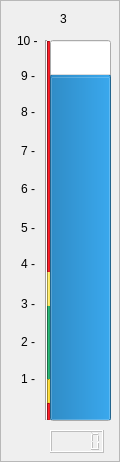
             <widget class="QFrame" name="frame_57">
              <property name="frameShape">
               <enum>QFrame::StyledPanel</enum>
              </property>
              <property name="frameShadow">
               <enum>QFrame::Raised</enum>
              </property>
              <widget class="QLCDNumber" name="lcdNumber_fuel_pressure_bar">
               <property name="enabled">
                <bool>false</bool>
               </property>
               <property name="geometry">
                <rect>
                 <x>50</x>
                 <y>430</y>
                 <width>54</width>
                 <height>23</height>
                </rect>
               </property>
               <property name="sizePolicy">
                <sizepolicy hsizetype="Fixed" vsizetype="Minimum">
                 <horstretch>0</horstretch>
                 <verstretch>0</verstretch>
                </sizepolicy>
               </property>
               <property name="maximumSize">
                <size>
                 <width>54</width>
                 <height>16777215</height>
                </size>
               </property>
               <property name="layoutDirection">
                <enum>Qt::LeftToRight</enum>
               </property>
              </widget>
              <widget class="Line" name="line_116">
               <property name="geometry">
                <rect>
                 <x>47</x>
                 <y>305</y>
                 <width>3</width>
                 <height>76</height>
                </rect>
               </property>
               <property name="minimumSize">
                <size>
                 <width>0</width>
                 <height>0</height>
                </size>
               </property>
               <property name="maximumSize">
                <size>
                 <width>5</width>
                 <height>16777215</height>
                </size>
               </property>
               <property name="styleSheet">
                <string notr="true">background-color: rgb(38, 162, 105);</string>
               </property>
               <property name="orientation">
                <enum>Qt::Vertical</enum>
               </property>
              </widget>
              <widget class="QProgressBar" name="fuel_pressure_bar">
               <property name="geometry">
                <rect>
                 <x>50</x>
                 <y>40</y>
                 <width>61</width>
                 <height>381</height>
                </rect>
               </property>
               <property name="styleSheet">
                <string notr="true"/>
               </property>
               <property name="maximum">
                <number>10</number>
               </property>
               <property name="value">
                <number>9</number>
               </property>
               <property name="textVisible">
                <bool>false</bool>
               </property>
               <property name="orientation">
                <enum>Qt::Vertical</enum>
               </property>
              </widget>
              <widget class="Line" name="line_117">
               <property name="geometry">
                <rect>
                 <x>45</x>
                 <y>40</y>
                 <width>2</width>
                 <height>380</height>
                </rect>
               </property>
               <property name="orientation">
                <enum>Qt::Vertical</enum>
               </property>
              </widget>
              <widget class="QLabel" name="label_405">
               <property name="geometry">
                <rect>
                 <x>21</x>
                 <y>371</y>
                 <width>24</width>
                 <height>16</height>
                </rect>
               </property>
               <property name="text">
                <string>1 -</string>
               </property>
              </widget>
              <widget class="Line" name="line_118">
               <property name="geometry">
                <rect>
                 <x>47</x>
                 <y>271</y>
                 <width>3</width>
                 <height>35</height>
                </rect>
               </property>
               <property name="minimumSize">
                <size>
                 <width>0</width>
                 <height>0</height>
                </size>
               </property>
               <property name="maximumSize">
                <size>
                 <width>5</width>
                 <height>16777215</height>
                </size>
               </property>
               <property name="styleSheet">
                <string notr="true">background-color: rgb(248, 228, 92);</string>
               </property>
               <property name="orientation">
                <enum>Qt::Vertical</enum>
               </property>
              </widget>
              <widget class="Line" name="line_119">
               <property name="geometry">
                <rect>
                 <x>47</x>
                 <y>41</y>
                 <width>3</width>
                 <height>231</height>
                </rect>
               </property>
               <property name="minimumSize">
                <size>
                 <width>0</width>
                 <height>0</height>
                </size>
               </property>
               <property name="maximumSize">
                <size>
                 <width>5</width>
                 <height>16777215</height>
                </size>
               </property>
               <property name="styleSheet">
                <string notr="true">background-color: rgb(224, 27, 36);</string>
               </property>
               <property name="orientation">
                <enum>Qt::Vertical</enum>
               </property>
              </widget>
              <widget class="QLabel" name="label_406">
               <property name="geometry">
                <rect>
                 <x>60</x>
                 <y>10</y>
                 <width>17</width>
                 <height>17</height>
                </rect>
               </property>
               <property name="text">
                <string>3</string>
               </property>
              </widget>
              <widget class="QLabel" name="label_407">
               <property name="geometry">
                <rect>
                 <x>21</x>
                 <y>334</y>
                 <width>24</width>
                 <height>16</height>
                </rect>
               </property>
               <property name="text">
                <string>2 -</string>
               </property>
              </widget>
              <widget class="QLabel" name="label_408">
               <property name="geometry">
                <rect>
                 <x>21</x>
                 <y>296</y>
                 <width>24</width>
                 <height>16</height>
                </rect>
               </property>
               <property name="text">
                <string>3 -</string>
               </property>
              </widget>
              <widget class="QLabel" name="label_409">
               <property name="geometry">
                <rect>
                 <x>21</x>
                 <y>256</y>
                 <width>24</width>
                 <height>16</height>
                </rect>
               </property>
               <property name="text">
                <string>4 -</string>
               </property>
              </widget>
              <widget class="QLabel" name="label_410">
               <property name="geometry">
                <rect>
                 <x>21</x>
                 <y>220</y>
                 <width>24</width>
                 <height>16</height>
                </rect>
               </property>
               <property name="text">
                <string>5 -</string>
               </property>
              </widget>
              <widget class="QLabel" name="label_411">
               <property name="geometry">
                <rect>
                 <x>21</x>
                 <y>181</y>
                 <width>24</width>
                 <height>16</height>
                </rect>
               </property>
               <property name="text">
                <string>6 -</string>
               </property>
              </widget>
              <widget class="QLabel" name="label_412">
               <property name="geometry">
                <rect>
                 <x>21</x>
                 <y>143</y>
                 <width>24</width>
                 <height>16</height>
                </rect>
               </property>
               <property name="text">
                <string>7 -</string>
               </property>
              </widget>
              <widget class="QLabel" name="label_413">
               <property name="geometry">
                <rect>
                 <x>21</x>
                 <y>104</y>
                 <width>24</width>
                 <height>16</height>
                </rect>
               </property>
               <property name="text">
                <string>8 -</string>
               </property>
              </widget>
              <widget class="QLabel" name="label_414">
               <property name="geometry">
                <rect>
                 <x>21</x>
                 <y>68</y>
                 <width>24</width>
                 <height>16</height>
                </rect>
               </property>
               <property name="text">
                <string>9 -</string>
               </property>
              </widget>
              <widget class="QLabel" name="label_415">
               <property name="geometry">
                <rect>
                 <x>17</x>
                 <y>31</y>
                 <width>21</width>
                 <height>20</height>
                </rect>
               </property>
               <property name="text">
                <string>10 -</string>
               </property>
              </widget>
              <widget class="Line" name="line_120">
               <property name="geometry">
                <rect>
                 <x>47</x>
                 <y>403</y>
                 <width>3</width>
                 <height>17</height>
                </rect>
               </property>
               <property name="minimumSize">
                <size>
                 <width>0</width>
                 <height>0</height>
                </size>
               </property>
               <property name="maximumSize">
                <size>
                 <width>5</width>
                 <height>16777215</height>
                </size>
               </property>
               <property name="styleSheet">
                <string notr="true">background-color: rgb(224, 27, 36);</string>
               </property>
               <property name="orientation">
                <enum>Qt::Vertical</enum>
               </property>
              </widget>
              <widget class="Line" name="line_121">
               <property name="geometry">
                <rect>
                 <x>47</x>
                 <y>379</y>
                 <width>3</width>
                 <height>24</height>
                </rect>
               </property>
               <property name="minimumSize">
                <size>
                 <width>0</width>
                 <height>0</height>
                </size>
               </property>
               <property name="maximumSize">
                <size>
                 <width>5</width>
                 <height>16777215</height>
                </size>
               </property>
               <property name="styleSheet">
                <string notr="true">background-color: rgb(246, 211, 45);</string>
               </property>
               <property name="orientation">
                <enum>Qt::Vertical</enum>
               </property>
              </widget>
             </widget>
